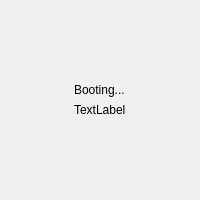
<?xml version="1.0" encoding="UTF-8"?>
<ui version="4.0">
 <class>LoadingDialog</class>
 <widget class="QDialog" name="LoadingDialog">
  <property name="windowModality">
   <enum>Qt::WindowModal</enum>
  </property>
  <property name="geometry">
   <rect>
    <x>0</x>
    <y>0</y>
    <width>200</width>
    <height>200</height>
   </rect>
  </property>
  <property name="windowTitle">
   <string>Dialog</string>
  </property>
  <layout class="QGridLayout" name="gridLayout">
   <item row="0" column="0">
    <layout class="QVBoxLayout" name="verticalLayout">
     <item>
      <spacer name="verticalSpacer">
       <property name="orientation">
        <enum>Qt::Vertical</enum>
       </property>
       <property name="sizeHint" stdset="0">
        <size>
         <width>20</width>
         <height>40</height>
        </size>
       </property>
      </spacer>
     </item>
     <item alignment="Qt::AlignHCenter|Qt::AlignVCenter">
      <widget class="QLabel" name="label_2">
       <property name="text">
        <string>Booting...</string>
       </property>
      </widget>
     </item>
     <item alignment="Qt::AlignHCenter|Qt::AlignVCenter">
      <widget class="QLabel" name="label">
       <property name="text">
        <string>TextLabel</string>
       </property>
      </widget>
     </item>
     <item>
      <spacer name="verticalSpacer_2">
       <property name="orientation">
        <enum>Qt::Vertical</enum>
       </property>
       <property name="sizeHint" stdset="0">
        <size>
         <width>20</width>
         <height>40</height>
        </size>
       </property>
      </spacer>
     </item>
    </layout>
   </item>
  </layout>
 </widget>
 <resources/>
 <connections/>
</ui>
